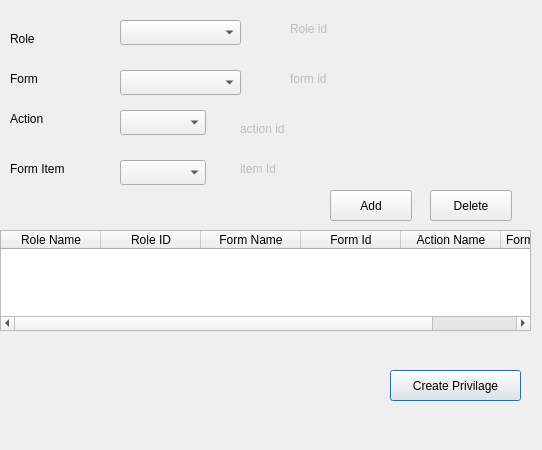
<?xml version="1.0" encoding="UTF-8"?>
<ui version="4.0">
 <class>dialog</class>
 <widget class="QDialog" name="dialog">
  <property name="geometry">
   <rect>
    <x>0</x>
    <y>0</y>
    <width>542</width>
    <height>450</height>
   </rect>
  </property>
  <property name="minimumSize">
   <size>
    <width>542</width>
    <height>450</height>
   </size>
  </property>
  <property name="maximumSize">
   <size>
    <width>542</width>
    <height>450</height>
   </size>
  </property>
  <property name="windowTitle">
   <string>Priv</string>
  </property>
  <widget class="QLabel" name="LB_roleId">
   <property name="enabled">
    <bool>false</bool>
   </property>
   <property name="geometry">
    <rect>
     <x>290</x>
     <y>20</y>
     <width>151</width>
     <height>17</height>
    </rect>
   </property>
   <property name="frameShape">
    <enum>QFrame::NoFrame</enum>
   </property>
   <property name="text">
    <string>Role id</string>
   </property>
  </widget>
  <widget class="QComboBox" name="CMB_roleName">
   <property name="geometry">
    <rect>
     <x>120</x>
     <y>20</y>
     <width>121</width>
     <height>25</height>
    </rect>
   </property>
  </widget>
  <widget class="QLabel" name="LB_formId">
   <property name="enabled">
    <bool>false</bool>
   </property>
   <property name="geometry">
    <rect>
     <x>290</x>
     <y>70</y>
     <width>141</width>
     <height>17</height>
    </rect>
   </property>
   <property name="frameShape">
    <enum>QFrame::NoFrame</enum>
   </property>
   <property name="text">
    <string>form id</string>
   </property>
  </widget>
  <widget class="QLabel" name="label_2">
   <property name="geometry">
    <rect>
     <x>10</x>
     <y>70</y>
     <width>67</width>
     <height>17</height>
    </rect>
   </property>
   <property name="text">
    <string>Form</string>
   </property>
  </widget>
  <widget class="QComboBox" name="CMB_formName">
   <property name="geometry">
    <rect>
     <x>120</x>
     <y>70</y>
     <width>121</width>
     <height>25</height>
    </rect>
   </property>
  </widget>
  <widget class="QLabel" name="label_3">
   <property name="geometry">
    <rect>
     <x>10</x>
     <y>110</y>
     <width>67</width>
     <height>17</height>
    </rect>
   </property>
   <property name="text">
    <string>Action</string>
   </property>
  </widget>
  <widget class="QLabel" name="User">
   <property name="geometry">
    <rect>
     <x>10</x>
     <y>30</y>
     <width>67</width>
     <height>17</height>
    </rect>
   </property>
   <property name="text">
    <string>Role</string>
   </property>
  </widget>
  <widget class="QComboBox" name="CMB_actionName">
   <property name="geometry">
    <rect>
     <x>120</x>
     <y>110</y>
     <width>86</width>
     <height>25</height>
    </rect>
   </property>
  </widget>
  <widget class="QPushButton" name="BTN_createPrivilage">
   <property name="geometry">
    <rect>
     <x>390</x>
     <y>370</y>
     <width>131</width>
     <height>31</height>
    </rect>
   </property>
   <property name="text">
    <string>Create Privilage</string>
   </property>
  </widget>
  <widget class="QLabel" name="LB_actionId">
   <property name="enabled">
    <bool>false</bool>
   </property>
   <property name="geometry">
    <rect>
     <x>240</x>
     <y>120</y>
     <width>141</width>
     <height>17</height>
    </rect>
   </property>
   <property name="frameShape">
    <enum>QFrame::NoFrame</enum>
   </property>
   <property name="text">
    <string>action id</string>
   </property>
  </widget>
  <widget class="QComboBox" name="CMB_formItemName">
   <property name="geometry">
    <rect>
     <x>120</x>
     <y>160</y>
     <width>86</width>
     <height>25</height>
    </rect>
   </property>
  </widget>
  <widget class="QLabel" name="label_5">
   <property name="geometry">
    <rect>
     <x>10</x>
     <y>160</y>
     <width>71</width>
     <height>17</height>
    </rect>
   </property>
   <property name="text">
    <string>Form Item</string>
   </property>
  </widget>
  <widget class="QLabel" name="LB_formItemID">
   <property name="enabled">
    <bool>false</bool>
   </property>
   <property name="geometry">
    <rect>
     <x>240</x>
     <y>160</y>
     <width>141</width>
     <height>17</height>
    </rect>
   </property>
   <property name="frameShape">
    <enum>QFrame::NoFrame</enum>
   </property>
   <property name="text">
    <string>item Id</string>
   </property>
  </widget>
  <widget class="QTableWidget" name="w1">
   <property name="enabled">
    <bool>true</bool>
   </property>
   <property name="geometry">
    <rect>
     <x>0</x>
     <y>230</y>
     <width>531</width>
     <height>101</height>
    </rect>
   </property>
   <property name="rowCount">
    <number>0</number>
   </property>
   <property name="columnCount">
    <number>6</number>
   </property>
   <column>
    <property name="text">
     <string>Role Name</string>
    </property>
   </column>
   <column>
    <property name="text">
     <string>Role ID</string>
    </property>
   </column>
   <column>
    <property name="text">
     <string>Form Name</string>
    </property>
   </column>
   <column>
    <property name="text">
     <string>Form Id</string>
    </property>
   </column>
   <column>
    <property name="text">
     <string>Action Name</string>
    </property>
   </column>
   <column>
    <property name="text">
     <string>Form Item Name</string>
    </property>
   </column>
  </widget>
  <widget class="QPushButton" name="BTN_add">
   <property name="geometry">
    <rect>
     <x>330</x>
     <y>190</y>
     <width>82</width>
     <height>31</height>
    </rect>
   </property>
   <property name="text">
    <string>Add</string>
   </property>
  </widget>
  <widget class="QPushButton" name="BTN_delete">
   <property name="geometry">
    <rect>
     <x>430</x>
     <y>190</y>
     <width>82</width>
     <height>31</height>
    </rect>
   </property>
   <property name="text">
    <string>Delete</string>
   </property>
  </widget>
 </widget>
 <resources/>
 <connections/>
</ui>
